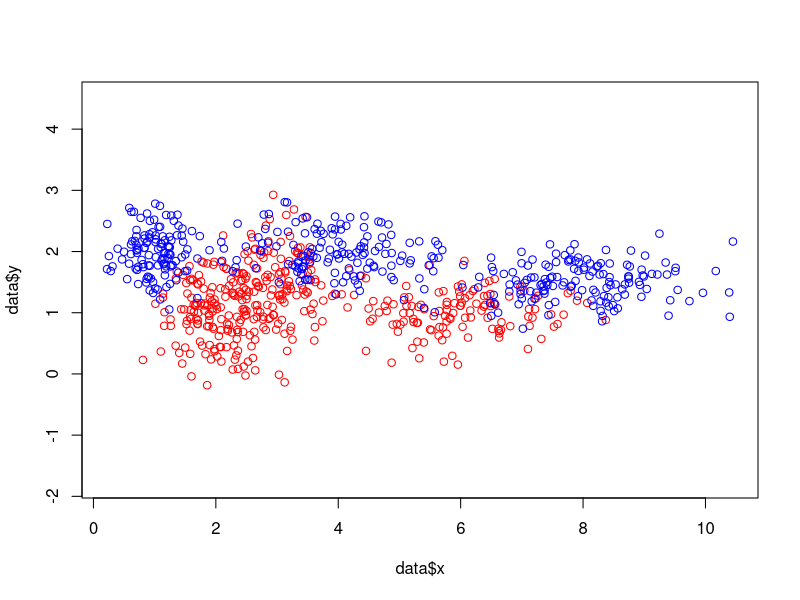
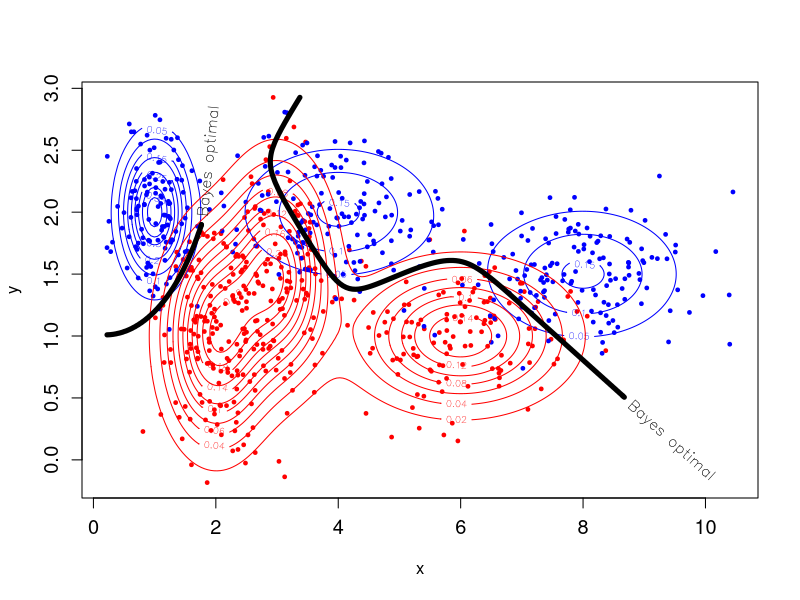
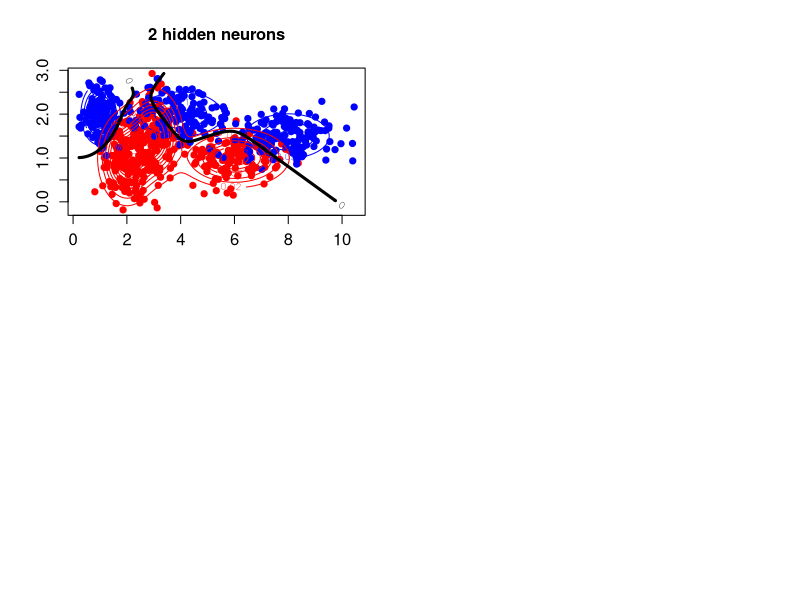

The R script that drew these images, in order: (Note: this script raises an error after producing the figures.)
## ---- chunk 1
set.seed (4)

# this function is going to generate 6 gaussians (3 for each class). The sizes are selected randomly;
# the parameters of the gaussians are: 
#   red class:  mean (2,1)   with sd. diag(1/2,1/2), size z[1]
#               mean (6,1)   with sd. diag(1,1/3), size z[2]
#               mean (3,1.5) with sd. diag(1/2,1/2), size N - sum(z)
#   blue class: mean (4,2)   with sd. diag(1,1/3), size v[1]
#               mean (1,2)   with sd. diag(1/3,1/3), size v[2]
#               mean (8,1.5) with sd. diag(1,1/3), size N2 - sum(v)
mixture.distributions <- function (N, N2=N)
{
  # z and v dictate the sizes of each component of the mixture.. these are selected randomly according to binomial distribution
  z<- c(rbinom(1, N,1/3))
  z[2]<-rbinom(1, N-z[1], 1/2)
  v<- c(rbinom(1, N2, 1/3))
  v[2]<-rbinom(1, N2-v[1], 1/2)
  
  # now we generate the 6 components with sizes given by z and v
  x <- c(rnorm(z[1])/2+2, 
         rnorm(z[2])+6, 
         rnorm(N-z[1]-z[2])/2+3, 
         rnorm(v[1])/1+4, 
         rnorm(v[2])/3+1,
         rnorm(N2-v[1]-v[2])+8)
  y <- c(rnorm(z[1])/2+1, 
         rnorm(z[2])/3+1, 
         rnorm(N-z[1]-z[2])/2+1.5, 
         rnorm(v[1])/3+2, 
         rnorm(v[2])/3+2,
         rnorm(N2-v[1]-v[2])/3+1.5)
  target <- c(rep("red",N),rep("blue",N2))
  return(data.frame(x,y,target))
}

N <- 400
data <- mixture.distributions (N)

## Let's see what we have done: a 2D binary classification problem ...

par(mfrow=c(1,1))
plot(data$x, data$y, col=as.character(data$target), asp=1)
## ---- chunk 2
red.density <- function(x) 
{
  1/3*(dnorm(x[1],2,.5)*dnorm(x[2],1,.5)+
       dnorm(x[1],6,1)*dnorm(x[2],1,1/3)+
       dnorm(x[1],3,0.5)*dnorm(x[2],1.5,.5))
}

blue.density <- function(x) 
{
  1/3*(dnorm(x[1],4,1)*dnorm(x[2],2,1/3)+
       dnorm(x[1],1,1/3)*dnorm(x[2],2,1/3)+
       dnorm(x[1],8,1)*dnorm(x[2],1.5,1/3))
}

## determine min-max range
rng <- apply(cbind(data$x,data$y),2,range)

## create tx times ty grid 
resol <- 200
tx <- seq(rng[1,1],rng[2,1],length=resol)
ty <- seq(rng[1,2],rng[2,2],length=resol)
pnts <- matrix(nrow=length(tx)*length(ty),ncol=2)
k <- 1
for(j in 1:length(ty))
{
  for(i in 1:length(tx))
  {
    pnts[k,] <- c(tx[i],ty[j])
    k <- k+1
  }
}

## set up coordinate system
plot(data$x, data$y, type = "n", asp=0, xlab = "x", ylab = "y",
     xlim=c(rng[1,1],rng[2,1]), ylim=c(rng[1,2],rng[2,2]), cex.axis = 1.2, axes=TRUE)

## plot points
points(data$x,data$y,col=as.vector(data$target),pch=19,cex=0.5)

## plot density contour for both classes
blue.class <- matrix(apply(pnts,1,blue.density),nrow=length(tx),ncol=length(ty))
contour(tx, ty, blue.class, add = TRUE, col="blue",nlevels=8)

red.class <- matrix(apply(pnts,1,red.density),nrow=length(tx),ncol=length(ty))
contour(tx, ty, red.class, add = TRUE, col="red", nlevels=15)

## plot optimal Bayes separation curve
bayes.sep <- matrix((apply(pnts,1,blue.density)-apply(pnts,1,red.density)),nrow=length(tx),ncol=length(ty))
contour(tx, ty, bayes.sep, add = TRUE, col="black", levels=0, 
        lwd=5, drawlabels=TRUE, labels="Bayes optimal",labcex=1, method="edge")
## ---- chunk 3
library(nnet)

train.plot <- function (N.hidden)
{
  ## set up coordinate system
  plot(data$x, data$y, type = "n", asp=0, xlab = "", ylab = "", main = paste(N.hidden, "hidden neurons"),
       xlim=c(rng[1,1],rng[2,1]), ylim=c(rng[1,2],rng[2,2]), cex.axis = 1.2, axes=TRUE)
  
  ## plot points
  points(data$x,data$y, col=as.vector(data$target), pch=19, cex=1)
  
  ## plot density contour for both classes
  blue.class <- matrix(apply(pnts,1,blue.density),nrow=length(tx),ncol=length(ty))
  contour(tx, ty, blue.class, add = TRUE, col="blue",nlevels=8)
  red.class <- matrix(apply(pnts,1,red.density),nrow=length(tx),ncol=length(ty))
  contour(tx, ty, red.class, add = TRUE, col="red", nlevels=15)
  
  ## plot optimal Bayes separation curve
  bayes.sep <- matrix((apply(pnts,1,blue.density)-apply(pnts,1,red.density)),nrow=length(tx),ncol=length(ty))
  contour(tx, ty, bayes.sep, add = TRUE, col="black", levels=0, lwd=3, drawlabels=TRUE, method="edge")
  
  ## train the MLP and make it predict on our grid points
  learned.nnet  <- nnet(target ~ x+y, data, size=N.hidden, maxit=1000, trace=F)
  prediction.nnet  <- predict(learned.nnet, data.frame(x=pnts[,1],y=pnts[,2]))
  z <- matrix(prediction.nnet,nrow=length(tx),ncol=length(ty))

  ## plot neural network decision function
  contour(tx,ty,z,add=T,levels=0.5,lwd=3,col="green", drawlabels=TRUE, method="edge")
}
## ---- chunk 4
set.seed(1234)
par(mfrow=c(2,2))

train.plot (2)
train.plot (4)
train.plot (8)
train.plot (16)
